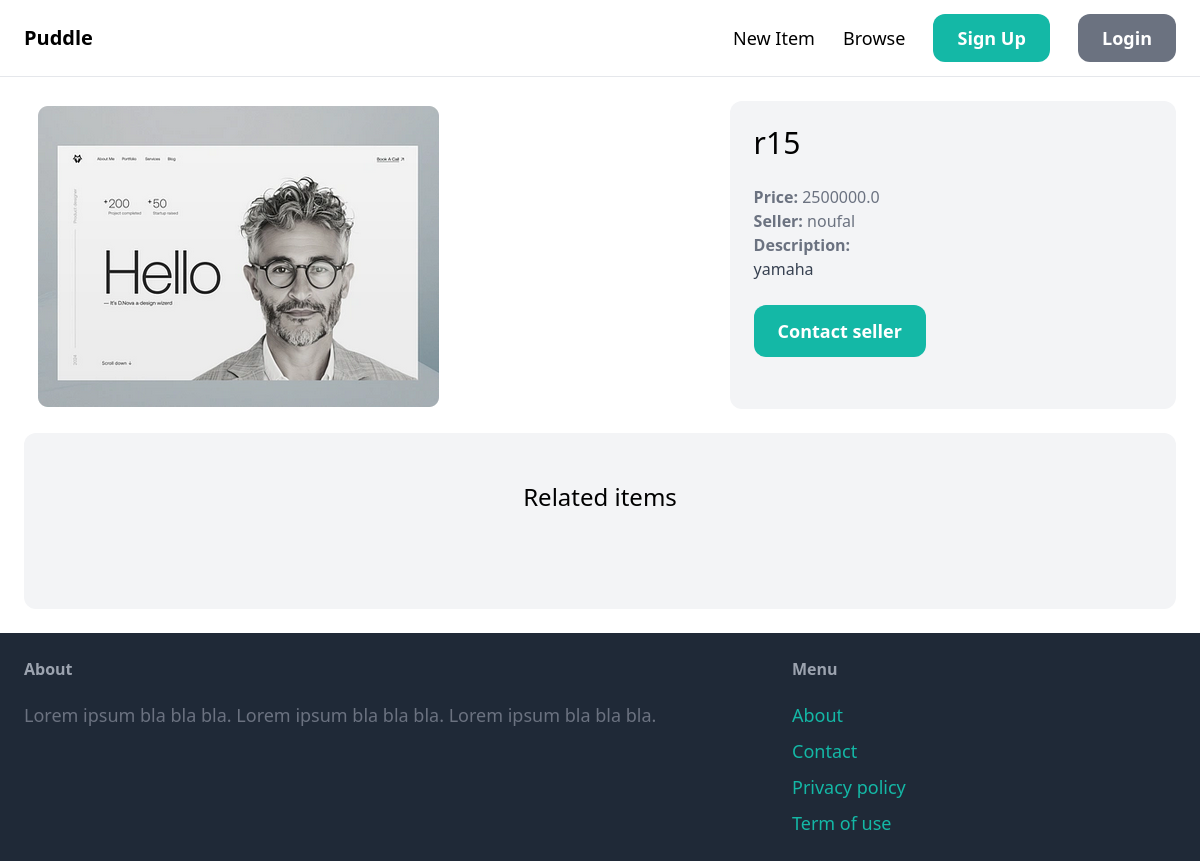
The page /item/19/ on the database its author committed.
### item/models.py (models this page shows, shortened)
class Item(models.Model):
    category = models.ForeignKey(Category, related_name='items', on_delete=models.CASCADE)
    name = models.CharField(max_length=255)
    description = models.TextField(blank=True, null=True)
    price = models.FloatField()
    image = models.ImageField(upload_to='item_images', blank=True, null=True)
    is_sold = models.BooleanField(default=False)
    created_by = models.ForeignKey(User, related_name='items', on_delete=models.CASCADE)
    created_at = models.DateTimeField(auto_now_add=True)

### item/views.py (the view)
# urls.py: path('<int:pk>/',views.detail, name='detail'),
def detail(request, pk):
    item = get_object_or_404(Item, pk=pk)
    related_items = Item.objects.filter(category = item.category, is_sold=False).exclude(pk=pk)[0:3]
    return render(request, 'item/detail.html',{
        'item': item,
        'related_items':related_items
    })

### item/templates/item/detail.html (shortened to what this page needs)
{% extends 'core/base.html' %}
{% block content %}
<div class="grid grid-cols-5 gap-6">
    <div class="col-span-3">
        <img src="{{ item.image.url }}" class="rounded-xl">
    </div>
    <div class="col-span-2 p-6 bg-gray-100 rounded-xl">
        <h1 class="mb-6 text-3xl">{{ item.name }}</h1>
        <p class="text-gray-500"><strong>Price: </strong>{{ item.price }}</p>
        <p class="text-gray-500"><strong>Seller: </strong>{{ item.created_by.username }}</p>
        {% if item.description %}
            <p class="text-gray-700">
                <strong class="text-gray-500">Description:</strong><br>
                {{ item.description }}
            </p>
        {% endif %}
        {% if request.user == item.created_by %}
            <p>This is your item!</p>
            <a href="{% url 'item:edit' item.id %}" class="inline-block mt-6 px-6 py-3 text-lg font-semibold bg-teal-500 text-white rounded-xl">Edit</a>
            <a href="{% url 'item:delete' item.id %}" class="inline-block mt-6 px-6 py-3 text-lg font-semibold bg-red-500 text-white rounded-xl">Delete</a>
        {% else %}
            <a href= "{% url 'conversation:new' item.id %}" class="inline-block mt-6 px-6 py-3 text-lg font-semibold bg-teal-500 text-white rounded-xl hover:bg-teal-700">Contact seller</a>
        {% endif %}
    </div>
</div>
<div class="mt-6 px-6 py-12 bg-gray-100 rounded-xl">
    <h2 class="mb-12 text-2xl text-center">Related items</h2>
</div>
{% endblock %}

### rows shown on the page
Item: image (picture), name "r15", price "2500000.0", created_by.username "noufal", description "yamaha"
